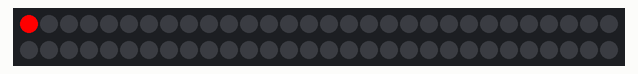
A sketch run on a simulated Arduino Uno, built with avr-gcc and run on an emulated ATmega328P. On the bench: 60 RGB LEDs in strip order, left to right, continuing on the next row.

Above: at 0.01 s.
At 1.48 s:
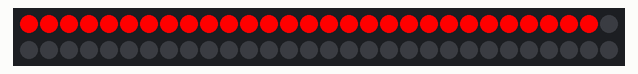
At 2.95 s:
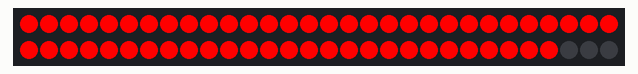
At 6.0 s:
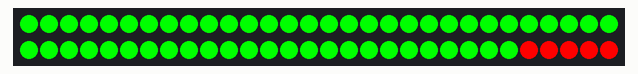
At 9.04 s:
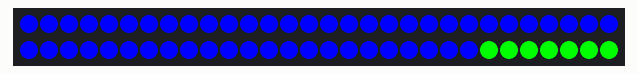
At 12.09 s:
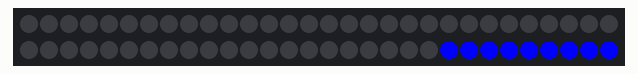

Measured:
- by itself, everything shown: repeats every 12.6 s, in 240 steps

The sketch:

colorWipe.ino
```cpp
#include <Adafruit_NeoPixel.h>
#ifdef __AVR__
  #include <avr/power.h>
#endif

#define PIN 6

/*
 Description:
  This code will display RGB colors and wipe line-by-line
 */
Adafruit_NeoPixel strip = Adafruit_NeoPixel(60, PIN, NEO_GRB + NEO_KHZ800);
void setup() {
  strip.begin();
  strip.show(); // Initialize all pixels to 'off'
}
//Execute the animation
void loop() {
  colorWipe(strip.Color(255, 0, 0), 50); // Red
  colorWipe(strip.Color(0, 255, 0), 50); // Green
  colorWipe(strip.Color(0, 0, 255), 50); // Blue
  colorWipe(strip.Color(0, 0, 0, 255), 50); // White RGBW
}


//Timing for leds

// Fill the dots one after the other with a color
void colorWipe(uint32_t c, uint8_t wait) {
  for(uint16_t i=0; i<strip.numPixels(); i++) {
    strip.setPixelColor(i, c);
    strip.show();
    delay(wait);
  }
}

// Input a value 0 to 255 to get a color value.
// The colours are a transition r - g - b - back to r.
uint32_t Wheel(byte WheelPos) {
  WheelPos = 255 - WheelPos;
  if(WheelPos < 85) {
    return strip.Color(255 - WheelPos * 3, 0, WheelPos * 3);
  }
  if(WheelPos < 170) {
    WheelPos -= 85;
    return strip.Color(0, WheelPos * 3, 255 - WheelPos * 3);
  }
  WheelPos -= 170;
  return strip.Color(WheelPos * 3, 255 - WheelPos * 3, 0);
}
```
